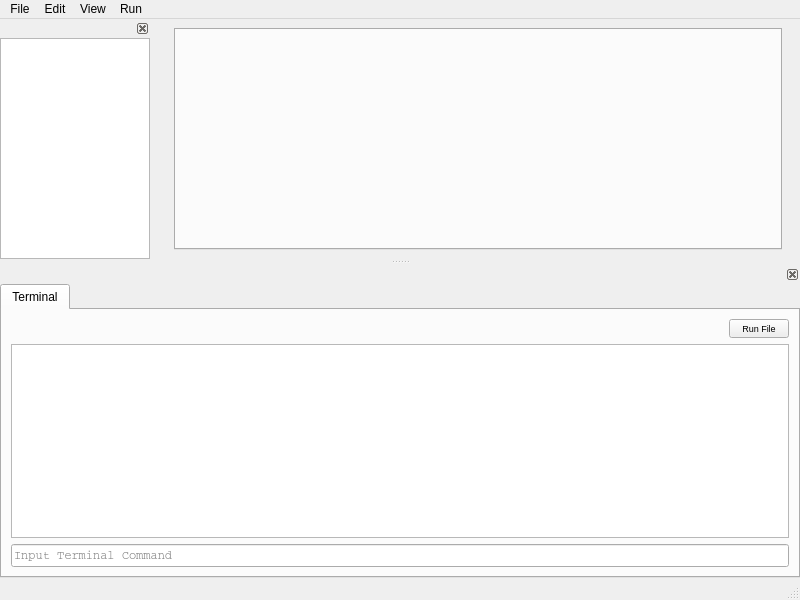
<?xml version="1.0" encoding="UTF-8"?>
<ui version="4.0">
 <class>MainWindow</class>
 <widget class="QMainWindow" name="MainWindow">
  <property name="geometry">
   <rect>
    <x>0</x>
    <y>0</y>
    <width>800</width>
    <height>600</height>
   </rect>
  </property>
  <property name="windowTitle">
   <string>MainWindow</string>
  </property>
  <property name="dockOptions">
   <set>QMainWindow::DockOption::AllowNestedDocks|QMainWindow::DockOption::AllowTabbedDocks|QMainWindow::DockOption::AnimatedDocks|QMainWindow::DockOption::VerticalTabs</set>
  </property>
  <widget class="QWidget" name="centralwidget">
   <layout class="QHBoxLayout" name="horizontalLayout_2">
    <item>
     <widget class="QStackedWidget" name="stackedWidget">
      <property name="currentIndex">
       <number>1</number>
      </property>
      <widget class="QWidget" name="page">
       <layout class="QHBoxLayout" name="horizontalLayout_3">
        <item>
         <widget class="QLabel" name="label">
          <property name="sizePolicy">
           <sizepolicy hsizetype="Expanding" vsizetype="Ignored">
            <horstretch>0</horstretch>
            <verstretch>0</verstretch>
           </sizepolicy>
          </property>
          <property name="text">
           <string>Create or Open A File to Begin</string>
          </property>
          <property name="alignment">
           <set>Qt::AlignmentFlag::AlignLeading|Qt::AlignmentFlag::AlignLeft|Qt::AlignmentFlag::AlignTop</set>
          </property>
         </widget>
        </item>
       </layout>
      </widget>
      <widget class="QWidget" name="page_2">
       <property name="sizePolicy">
        <sizepolicy hsizetype="Expanding" vsizetype="Expanding">
         <horstretch>0</horstretch>
         <verstretch>0</verstretch>
        </sizepolicy>
       </property>
       <layout class="QHBoxLayout" name="horizontalLayout_4">
        <property name="topMargin">
         <number>0</number>
        </property>
        <property name="bottomMargin">
         <number>0</number>
        </property>
        <item>
         <widget class="QTabWidget" name="openEditorsTabWidget">
          <property name="font">
           <font>
            <family>Noto Mono</family>
           </font>
          </property>
          <property name="tabPosition">
           <enum>QTabWidget::TabPosition::North</enum>
          </property>
          <property name="tabShape">
           <enum>QTabWidget::TabShape::Rounded</enum>
          </property>
          <property name="currentIndex">
           <number>-1</number>
          </property>
          <property name="iconSize">
           <size>
            <width>16</width>
            <height>16</height>
           </size>
          </property>
          <property name="tabsClosable">
           <bool>true</bool>
          </property>
          <property name="movable">
           <bool>true</bool>
          </property>
          <property name="tabBarAutoHide">
           <bool>false</bool>
          </property>
         </widget>
        </item>
       </layout>
      </widget>
     </widget>
    </item>
   </layout>
  </widget>
  <widget class="QMenuBar" name="menubar">
   <property name="geometry">
    <rect>
     <x>0</x>
     <y>0</y>
     <width>800</width>
     <height>20</height>
    </rect>
   </property>
   <widget class="QMenu" name="menuFile">
    <property name="title">
     <string>File</string>
    </property>
    <addaction name="actionNew"/>
    <addaction name="actionNew_Text_File"/>
    <addaction name="separator"/>
    <addaction name="actionOpen_File"/>
    <addaction name="actionOpen_Folder"/>
    <addaction name="separator"/>
    <addaction name="actionSave"/>
    <addaction name="actionSave_As"/>
   </widget>
   <widget class="QMenu" name="menuEdit">
    <property name="title">
     <string>Edit</string>
    </property>
    <addaction name="actionUndo"/>
    <addaction name="actionRedo"/>
    <addaction name="actionSelect_All"/>
    <addaction name="actionFind_Replace"/>
   </widget>
   <widget class="QMenu" name="menuRun">
    <property name="title">
     <string>Run</string>
    </property>
    <addaction name="actionRun_Python_File"/>
    <addaction name="separator"/>
    <addaction name="actionShow_Terminal"/>
    <addaction name="actionHide_Terminal"/>
   </widget>
   <widget class="QMenu" name="menuView">
    <property name="title">
     <string>View</string>
    </property>
    <addaction name="actionShow_File_Tree"/>
    <addaction name="actionClear_Terminal"/>
   </widget>
   <addaction name="menuFile"/>
   <addaction name="menuEdit"/>
   <addaction name="menuView"/>
   <addaction name="menuRun"/>
  </widget>
  <widget class="QStatusBar" name="statusbar"/>
  <widget class="QDockWidget" name="terminalDockWidget">
   <property name="baseSize">
    <size>
     <width>157</width>
     <height>257</height>
    </size>
   </property>
   <property name="features">
    <set>QDockWidget::DockWidgetFeature::DockWidgetClosable</set>
   </property>
   <property name="allowedAreas">
    <set>Qt::DockWidgetArea::BottomDockWidgetArea|Qt::DockWidgetArea::RightDockWidgetArea</set>
   </property>
   <attribute name="dockWidgetArea">
    <number>8</number>
   </attribute>
   <widget class="QWidget" name="dockWidgetContents_2">
    <layout class="QVBoxLayout" name="verticalLayout_4">
     <property name="spacing">
      <number>0</number>
     </property>
     <property name="leftMargin">
      <number>0</number>
     </property>
     <property name="topMargin">
      <number>0</number>
     </property>
     <property name="rightMargin">
      <number>0</number>
     </property>
     <property name="bottomMargin">
      <number>0</number>
     </property>
     <item>
      <widget class="QTabWidget" name="terminalTabWidget">
       <property name="currentIndex">
        <number>0</number>
       </property>
       <widget class="QWidget" name="terminalTab">
        <attribute name="title">
         <string>Terminal</string>
        </attribute>
        <layout class="QVBoxLayout" name="verticalLayout_5">
         <item alignment="Qt::AlignmentFlag::AlignRight">
          <widget class="QPushButton" name="runFileButton">
           <property name="sizePolicy">
            <sizepolicy hsizetype="Fixed" vsizetype="Fixed">
             <horstretch>0</horstretch>
             <verstretch>0</verstretch>
            </sizepolicy>
           </property>
           <property name="maximumSize">
            <size>
             <width>60</width>
             <height>30</height>
            </size>
           </property>
           <property name="baseSize">
            <size>
             <width>20</width>
             <height>20</height>
            </size>
           </property>
           <property name="font">
            <font>
             <pointsize>7</pointsize>
            </font>
           </property>
           <property name="text">
            <string>Run File</string>
           </property>
          </widget>
         </item>
         <item>
          <widget class="QPlainTextEdit" name="terminalBox">
           <property name="font">
            <font>
             <family>Courier</family>
            </font>
           </property>
           <property name="readOnly">
            <bool>true</bool>
           </property>
           <property name="plainText">
            <string/>
           </property>
          </widget>
         </item>
         <item>
          <widget class="QLineEdit" name="inputTerminalCommand">
           <property name="font">
            <font>
             <family>Courier</family>
            </font>
           </property>
           <property name="text">
            <string/>
           </property>
           <property name="placeholderText">
            <string>Input Terminal Command</string>
           </property>
          </widget>
         </item>
        </layout>
       </widget>
      </widget>
     </item>
    </layout>
   </widget>
  </widget>
  <widget class="QDockWidget" name="fileTreeDockWidget">
   <property name="minimumSize">
    <size>
     <width>150</width>
     <height>130</height>
    </size>
   </property>
   <property name="maximumSize">
    <size>
     <width>150</width>
     <height>524287</height>
    </size>
   </property>
   <property name="baseSize">
    <size>
     <width>100</width>
     <height>0</height>
    </size>
   </property>
   <property name="floating">
    <bool>false</bool>
   </property>
   <property name="features">
    <set>QDockWidget::DockWidgetFeature::DockWidgetClosable|QDockWidget::DockWidgetFeature::DockWidgetMovable</set>
   </property>
   <property name="allowedAreas">
    <set>Qt::DockWidgetArea::LeftDockWidgetArea|Qt::DockWidgetArea::RightDockWidgetArea</set>
   </property>
   <attribute name="dockWidgetArea">
    <number>1</number>
   </attribute>
   <widget class="QWidget" name="dockWidgetContents_5">
    <layout class="QHBoxLayout" name="horizontalLayout_5">
     <property name="spacing">
      <number>0</number>
     </property>
     <property name="leftMargin">
      <number>0</number>
     </property>
     <property name="topMargin">
      <number>0</number>
     </property>
     <property name="rightMargin">
      <number>0</number>
     </property>
     <property name="bottomMargin">
      <number>0</number>
     </property>
     <item>
      <widget class="QTreeView" name="fileListTree"/>
     </item>
    </layout>
   </widget>
  </widget>
  <action name="actionOpen_File">
   <property name="text">
    <string>Open File</string>
   </property>
   <property name="shortcut">
    <string>Ctrl+O</string>
   </property>
  </action>
  <action name="actionSave">
   <property name="text">
    <string>Save</string>
   </property>
   <property name="shortcut">
    <string>Ctrl+S</string>
   </property>
  </action>
  <action name="actionSave_As">
   <property name="text">
    <string>Save As</string>
   </property>
  </action>
  <action name="actionUndo">
   <property name="text">
    <string>Undo</string>
   </property>
   <property name="shortcut">
    <string>Ctrl+Z</string>
   </property>
  </action>
  <action name="actionRedo">
   <property name="text">
    <string>Redo</string>
   </property>
   <property name="shortcut">
    <string>Ctrl+Y</string>
   </property>
  </action>
  <action name="actionSelect_All">
   <property name="text">
    <string>Select All</string>
   </property>
   <property name="shortcut">
    <string>Ctrl+A</string>
   </property>
  </action>
  <action name="actionNew">
   <property name="text">
    <string>New Python File</string>
   </property>
   <property name="shortcut">
    <string>Ctrl+N</string>
   </property>
  </action>
  <action name="actionRun_Python_File">
   <property name="text">
    <string>Run Python File</string>
   </property>
  </action>
  <action name="actionHide_Terminal">
   <property name="text">
    <string>Hide Terminal</string>
   </property>
  </action>
  <action name="actionShow_Terminal">
   <property name="text">
    <string>Show Terminal</string>
   </property>
  </action>
  <action name="actionFind_Replace">
   <property name="text">
    <string>Find and Replace</string>
   </property>
   <property name="toolTip">
    <string>Find and Replace</string>
   </property>
   <property name="shortcut">
    <string>Ctrl+F</string>
   </property>
  </action>
  <action name="actionOpen_Folder">
   <property name="text">
    <string>Open Folder</string>
   </property>
   <property name="shortcut">
    <string>Ctrl+Shift+O</string>
   </property>
  </action>
  <action name="actionShow_File_Tree">
   <property name="text">
    <string>Show File Tree</string>
   </property>
  </action>
  <action name="actionClear_Terminal">
   <property name="text">
    <string>Clear Terminal</string>
   </property>
  </action>
  <action name="actionNew_Text_File">
   <property name="text">
    <string>New Text File</string>
   </property>
   <property name="shortcut">
    <string>Ctrl+Shift+N</string>
   </property>
  </action>
  <zorder>terminalDockWidget</zorder>
 </widget>
 <resources/>
 <connections/>
</ui>
